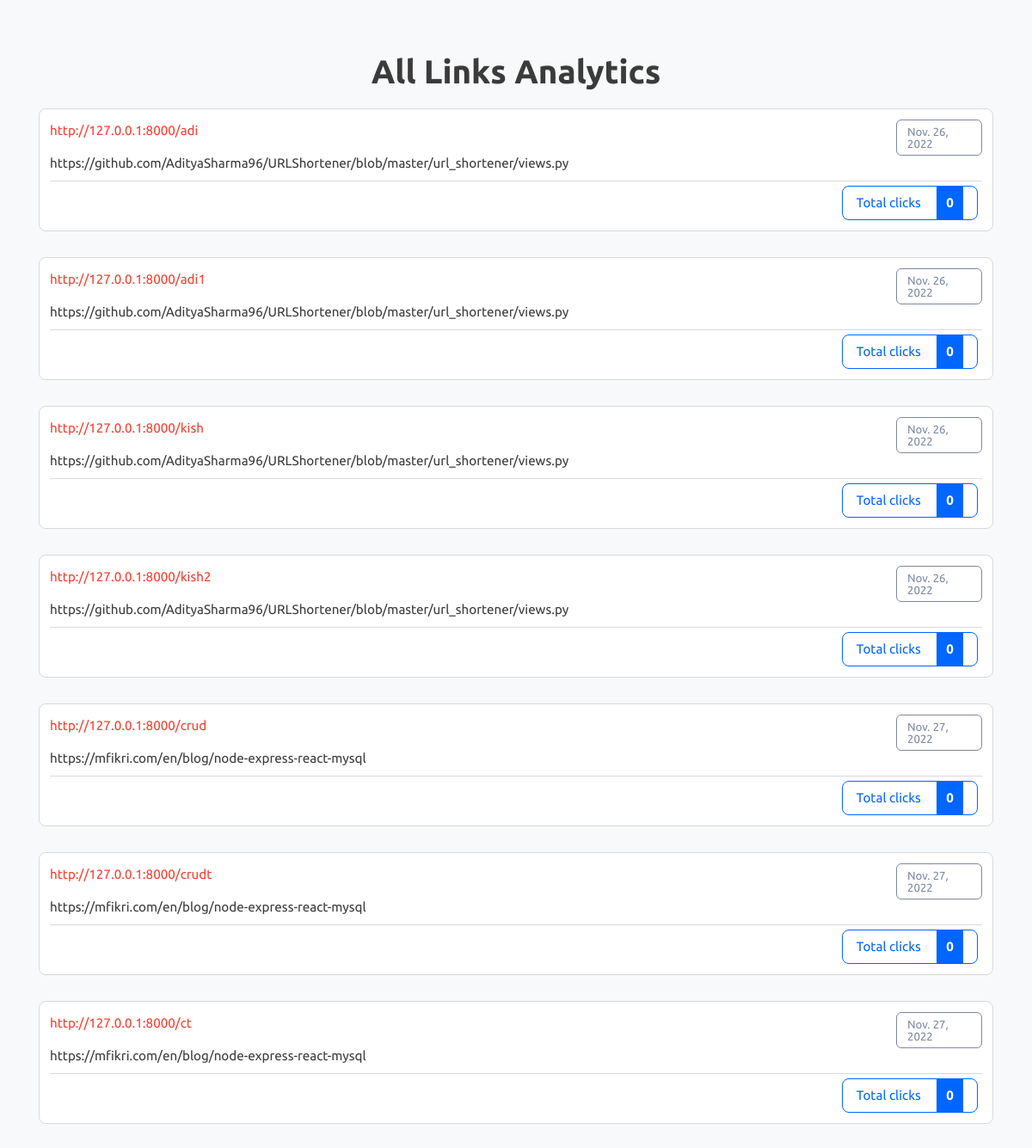
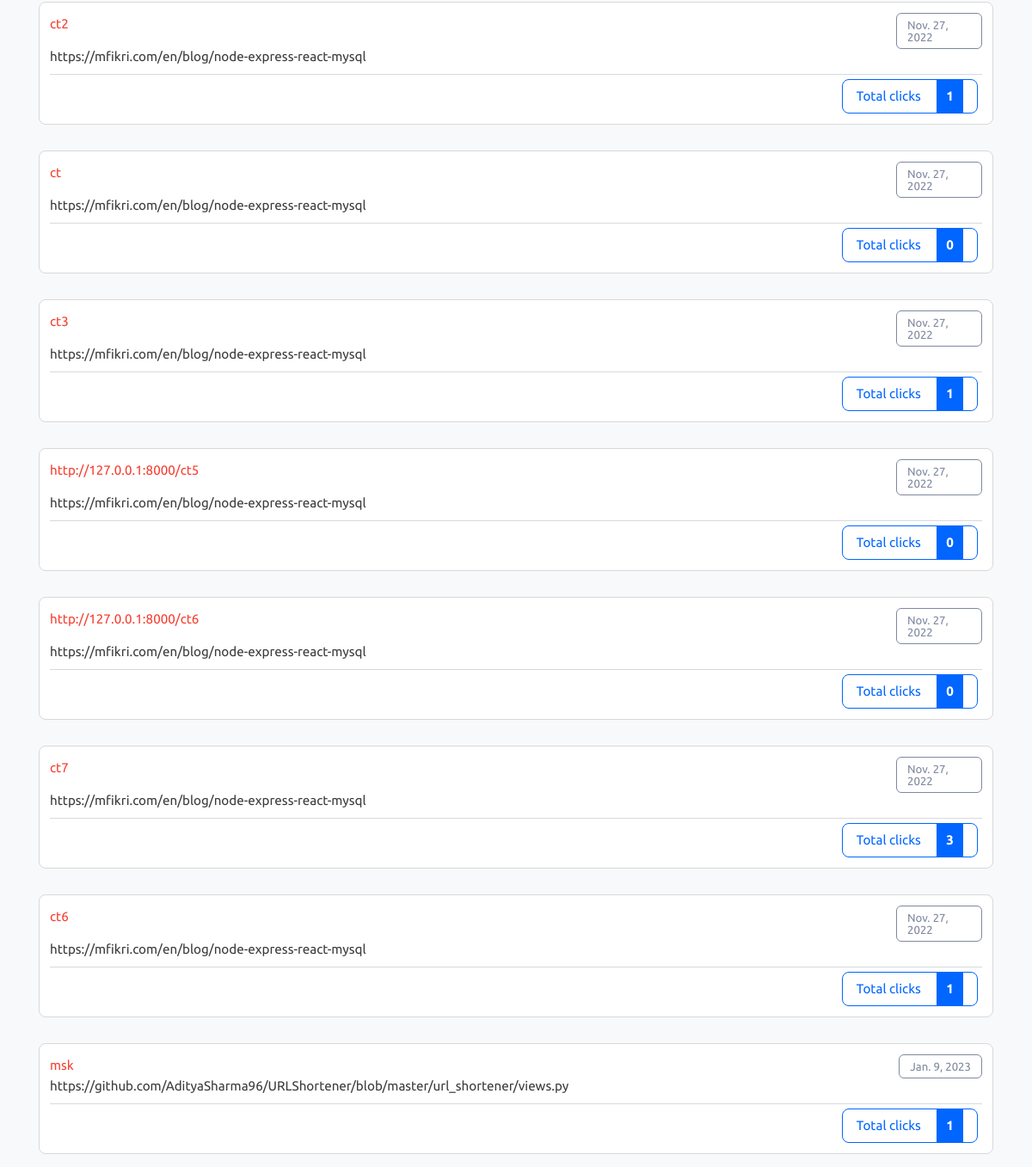
The app's page /analytics with its own data (2 pictures, top to bottom).
### url_shortner/models.py (models this page shows)
class LongToShort(models.Model):
    long_url=models.URLField(max_length=500)
    custom_name=models.CharField(max_length=500,unique=True)
    visit_count=models.IntegerField(default=0)
    created_date=models.DateField(auto_now=True)

### url_shortner/views.py (the view)
# urls.py: path('analytics', views.analytics),
def analytics(request):
    rows = LongToShort.objects.all()
    context = {
        "rows": rows
    }
    return render(request, "analytics.html", context)

### url_shortner/templates/analytics.html (shortened to what this page needs)
{% load static %}
<!DOCTYPE html>
<html lang="en" class="">
<head>
	<link rel="stylesheet" href="{% static 'bootstrap.min.css' %}" type="text/css" media="screen">
	<link rel="stylesheet" href="{% static 'style.css' %}" type="text/css" media="screen">
</head>
<body class="pace-done lout_stats30">
	<main id="content" role="main" class="wyniki wyniki_all">
		<div class="container">
			<div class="row">
				<div class="col-12 page_log_in mt-0">
					<h2 class="h1" style="text-align: center;">All Links Analytics</h2>
				</div>
				{% for obj in rows %}
				<div class="url_options url_stats_o" id="1">
					<p class="data_link">{{ obj.created_date }}</p>
					<p class="url_link">
						{{ obj.long_url }}
					</p>
					<p id="link" class="link_element">
						<a href="/redirect/{{ obj.custom_name }}" class="short_url_l" target="blank">
							{{ obj.custom_name }}</a>
					</p>
					<div class="stats_total btn-cutt click_stats btn_norm">
						<div>Total clicks <strong class="allClicks">{{ obj.visit_count }}</strong></div>
					</div>
				</div>
				{% endfor %}
			</div>
		</div>
	</main>
</body>
</html>

### records on screen
LongToShort: created_date "Nov. 26, 2022", long_url "https://github.com/AdityaSharma96/URLShortener/blob/master/url_shortener/views.py", custom_name "http://127.0.0.1:8000/adi", visit_count "0"
LongToShort: created_date "Nov. 26, 2022", long_url "https://github.com/AdityaSharma96/URLShortener/blob/master/url_shortener/views.py", custom_name "http://127.0.0.1:8000/adi1", visit_count "0"
LongToShort: created_date "Nov. 26, 2022", long_url "https://github.com/AdityaSharma96/URLShortener/blob/master/url_shortener/views.py", custom_name "http://127.0.0.1:8000/kish", visit_count "0"
LongToShort: created_date "Nov. 26, 2022", long_url "https://github.com/AdityaSharma96/URLShortener/blob/master/url_shortener/views.py", custom_name "http://127.0.0.1:8000/kish2", visit_count "0"
LongToShort: created_date "Nov. 27, 2022", long_url "https://mfikri.com/en/blog/node-express-react-mysql", custom_name "http://127.0.0.1:8000/crud", visit_count "0"
LongToShort: created_date "Nov. 27, 2022", long_url "https://mfikri.com/en/blog/node-express-react-mysql", custom_name "http://127.0.0.1:8000/crudt", visit_count "0"
LongToShort: created_date "Nov. 27, 2022", long_url "https://mfikri.com/en/blog/node-express-react-mysql", custom_name "http://127.0.0.1:8000/ct", visit_count "0"
LongToShort: created_date "Nov. 27, 2022", long_url "https://mfikri.com/en/blog/node-express-react-mysql", custom_name "ct2", visit_count "1"
LongToShort: created_date "Nov. 27, 2022", long_url "https://mfikri.com/en/blog/node-express-react-mysql", custom_name "ct", visit_count "0"
LongToShort: created_date "Nov. 27, 2022", long_url "https://mfikri.com/en/blog/node-express-react-mysql", custom_name "ct3", visit_count "1"
LongToShort: created_date "Nov. 27, 2022", long_url "https://mfikri.com/en/blog/node-express-react-mysql", custom_name "http://127.0.0.1:8000/ct5", visit_count "0"
LongToShort: created_date "Nov. 27, 2022", long_url "https://mfikri.com/en/blog/node-express-react-mysql", custom_name "http://127.0.0.1:8000/ct6", visit_count "0"
LongToShort: created_date "Nov. 27, 2022", long_url "https://mfikri.com/en/blog/node-express-react-mysql", custom_name "ct7", visit_count "3"
LongToShort: created_date "Nov. 27, 2022", long_url "https://mfikri.com/en/blog/node-express-react-mysql", custom_name "ct6", visit_count "1"
LongToShort: created_date "Jan. 9, 2023", long_url "https://github.com/AdityaSharma96/URLShortener/blob/master/url_shortener/views.py", custom_name "msk", visit_count "1"
